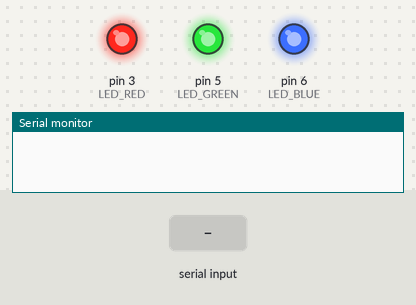
The sketch below on a simulated Arduino Uno, built with avr-gcc and run on an emulated ATmega328P. Parts: output pins drawn as LEDs (lit = HIGH), the last lines printed to the serial monitor. Inputs (shaded band) come from the test bench.

Above: at 1.2 s.
1.3 s: "g" received over Serial
At 2.7 s:
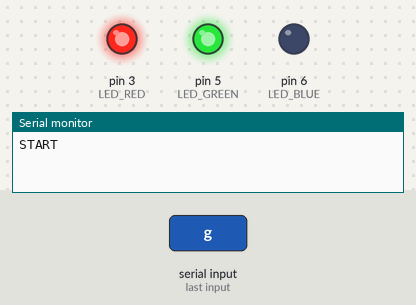
3.5 s: "e" received over Serial
At 5.2 s:
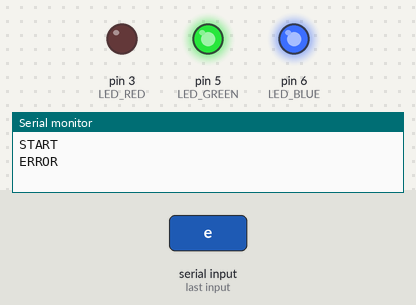
5.5 s: "s" received over Serial
At 6.9 s:
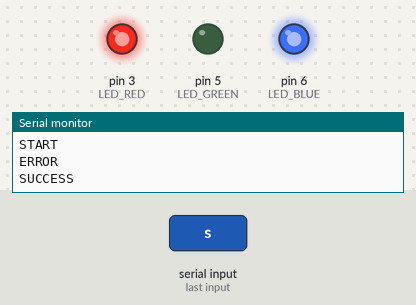
Timing chart, 0 to 8.5 s (numbered marks = the images above; inputs shaded):
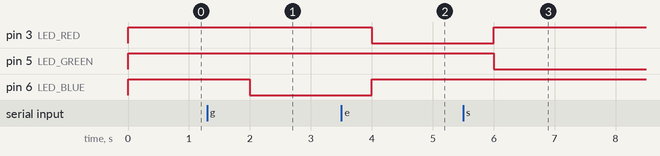

Measured:
- after the input at 1.3 s, pin 6 (LED_BLUE): HIGH → LOW after 0.70 s
- after the input at 3.5 s, pin 3 (LED_RED): HIGH → LOW after 0.50 s; pin 6 (LED_BLUE): LOW → HIGH after 0.50 s
- after the input at 5.5 s, pin 3 (LED_RED): LOW → HIGH after 0.50 s; pin 5 (LED_GREEN): HIGH → LOW after 0.50 s

The sketch:

Jenkins.ino
```cpp
/*
  Jenkins Status

  フルカラーLEDの色を変える
 */

#define LED_RED    3
#define LED_BLUE   6
#define LED_GREEN  5

void setup() {
  pinMode(LED_RED, OUTPUT);
  pinMode(LED_BLUE, OUTPUT);
  pinMode(LED_GREEN, OUTPUT);
  analogWrite(LED_RED, 255);
  analogWrite(LED_BLUE, 255);
  analogWrite(LED_GREEN, 255);

  Serial.begin(9600);
}

void loop() {

  if (Serial.available() > 0) { // シリアル通信でデータが送られてくるまで待つ。
    char c = Serial.read(); // 一文字分データを取り出す。

    if (c == 'g') { // Jenkinsビルド開始
      Serial.println("START");
      analogWrite(LED_RED, 255);
      analogWrite(LED_BLUE, 0); // 青LEDを点灯
      analogWrite(LED_GREEN, 255);
    } else if (c == 'e') { // エラー
      Serial.println("ERROR");
      analogWrite(LED_RED, 0);  // 赤LEDを点灯
      analogWrite(LED_BLUE, 255);
      analogWrite(LED_GREEN, 255);
    } else if ( c == 's') { // 成功
      Serial.println("SUCCESS");
      analogWrite(LED_RED, 255);
      analogWrite(LED_BLUE, 255);
      analogWrite(LED_GREEN, 0);  // 緑LEDを点灯
    } else if (c =='r') { // 初期化
      Serial.println("RESET");
      analogWrite(LED_RED, 255);
      analogWrite(LED_BLUE, 255);
      analogWrite(LED_GREEN, 255);
    } else {
      Serial.println("etc...");
      analogWrite(LED_RED, 255);
      analogWrite(LED_BLUE, 255);
      analogWrite(LED_GREEN, 255);
    }
  }

  delay(1000);
}
```
